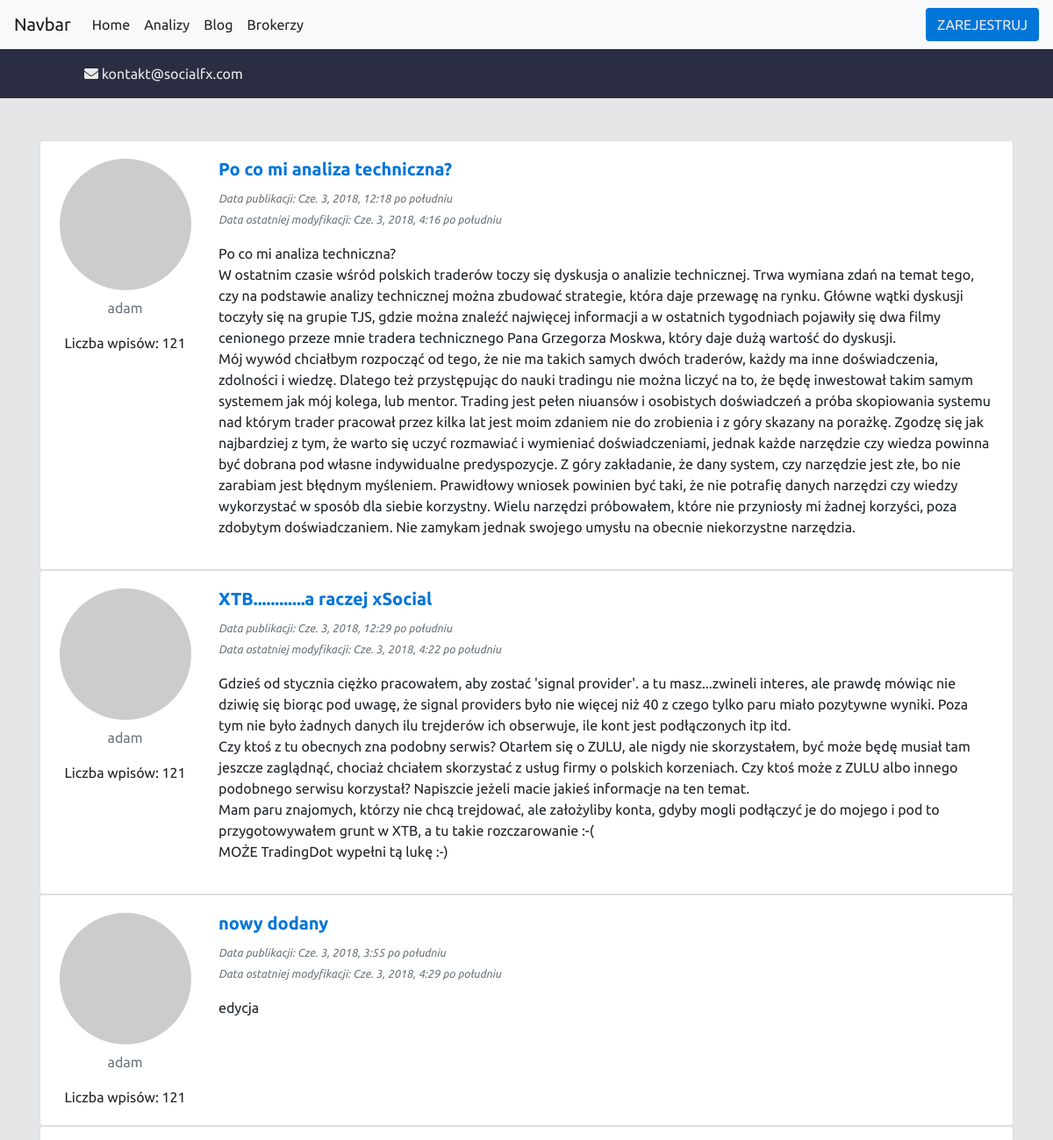
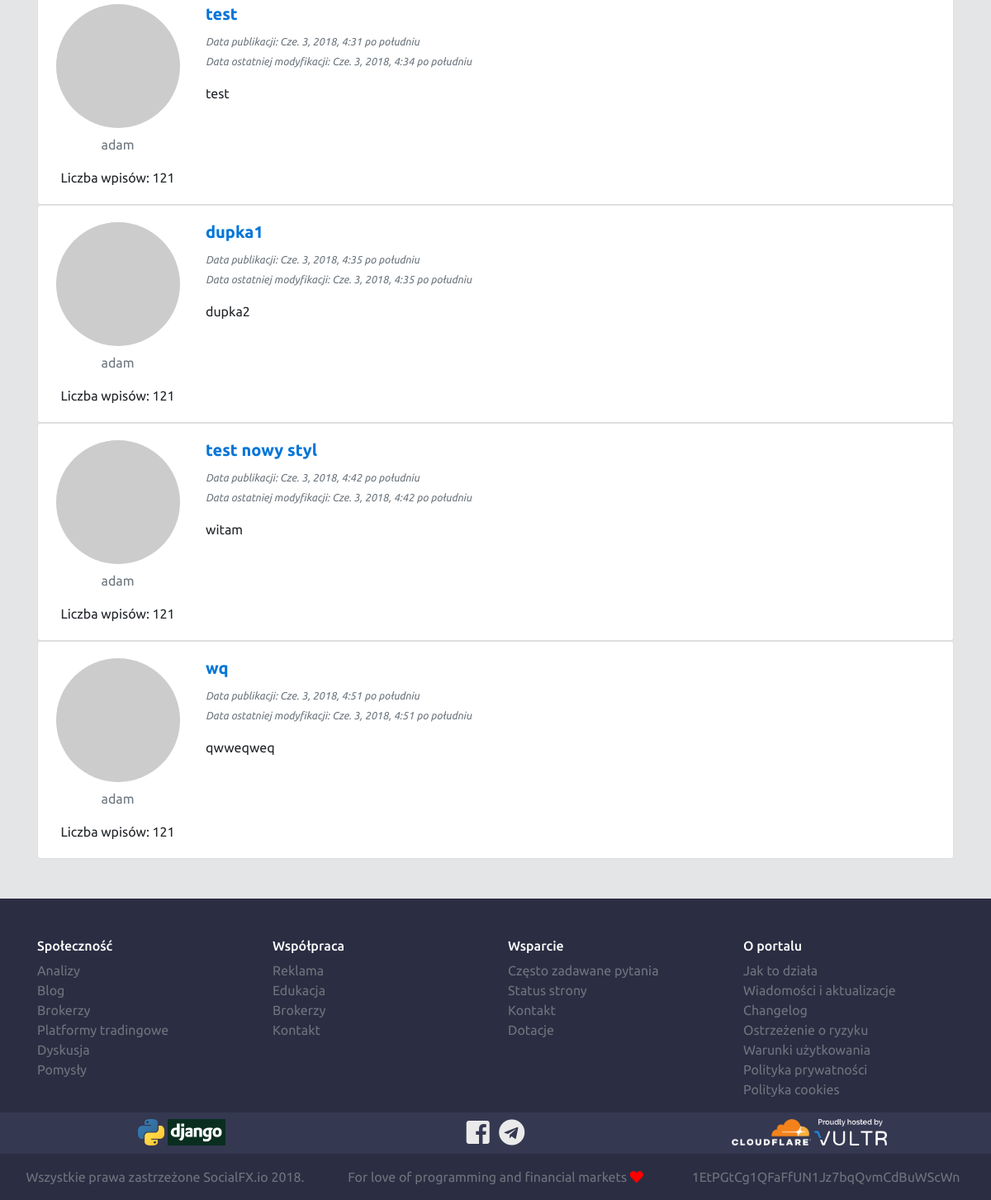
Screenshot of /blog/ with the database file from the repository (2 pictures, top to bottom).
### blog/models.py (models this page shows, shortened)
class Post(models.Model):
    author = models.ForeignKey('auth.User', on_delete=models.CASCADE)
    title = models.CharField(max_length=200)
    text = models.TextField()
    created_date = models.DateTimeField(default=timezone.now)
    published_date = models.DateTimeField(default=timezone.now)

### blog/views.py (the view)
# urls.py: path('blog/', views.post_list, name='post_list'),
def post_list(request):
    posts = Post.objects.filter(published_date__lte=timezone.now()).order_by('published_date')
    return render(request, 'blog/post_list.html', {'posts': posts})

### templates/blog/post_list.html (shortened to what this page needs)
{% extends 'base.html' %}
{% load static %}
{% block content %}
    <section class="blog-background pt-5 pb-5">
        <div class="container">
            {% for post in posts %}
                <div class="card">
                    <div class="card-body">
                        <div class="row">
                            <div class="col-lg-2 col-xs-12 text-center">
                                <img src="https://via.placeholder.com/150x150" class="rounded-circle" alt="Avatar">
                                <p class="pt-2 text-muted text-center">{{ post.author }}</p>
                                <span class="">Liczba wpisów: 121</span>
                            </div>
                            <div class="col-lg-10 col-xs-12">
                                <h5 class="font-weight-bold"><a href="{% url 'post_detail' pk=post.pk %}">{{ post.title }}</a></h5>
                                <span class="text-muted font-weight-light font-italic"><small>Data publikacji: {{ post.created_date }}</small></span>
                                <p class="text-muted font-weight-light font-italic"><small>Data ostatniej modyfikacji: {{ post.published_date }}</small></p>
                                <p class="">{{ post.text|linebreaksbr }}</p>
                            </div>
                        </div>
                    </div>
                </div>
            {% endfor %}
        </div>
    </section>
{% endblock %}

### templates/base.html (shortened to what this page needs)
{% load staticfiles %}
<!doctype html>
<html lang="en">
  <head>
    <link rel="stylesheet" href="https://stackpath.bootstrapcdn.com/bootstrap/4.1.0/css/bootstrap.min.css">
    <link rel="stylesheet" href="{% static 'css/theme.css' %}">
    <link rel="stylesheet" href="https://use.fontawesome.com/releases/v5.0.13/css/all.css">
  </head>
  <body>
  {% include 'home/elements/navbar.html' %}
  {% include 'home/elements/bar.html' %}
    {% block content %}{% endblock %}
  {% include 'home/elements/footer.html' %}
  </body>
</html>

### templates/home/elements/navbar.html (shortened to what this page needs)
{% load static %}
<nav class="navbar navbar-expand-lg navbar-light bg-light sticky-top">
  <a class="navbar-brand" href="/">Navbar</a>
  <div class="collapse navbar-collapse" id="navbarSupportedContent">
    <ul class="navbar-nav mr-auto hover-menu">
      <li class="nav-item">
        <a class="nav-link" href="/">Home</a>
      </li>
      <li class="nav-item">
        <a class="nav-link" href="{% url 'analizy_list' %}">Analizy</a>
      </li>
      <li class="nav-item">
        <a class="nav-link" href="{% url 'post_list' %}">Blog</a>
      </li>
      <li class="nav-item">
        <a class="nav-link" href="/brokers">Brokerzy</a>
      </li>
    </ul>
    <form class="form-inline my-2 my-lg-0">
      <button class="btn btn-system my-2 my-sm-0" type="submit">Zarejestruj</button>
    </form>
  </div>
</nav>

### templates/home/elements/bar.html
{% load static %}
<section class="bar-welcome">
    <div class="container-fluid pt-3">
        <div class="row">
            <div class="col pl-5 ml-5">
                <p><i class="fas fa-envelope"></i> kontakt@socialfx.com</p>
            </div>
        </div>
    </div>
</section>

### templates/home/elements/footer.html
{% load static %}
<section class="bg-footer pt-5">
<div class="container">
    <div class="row">
        <div class="col">
            <ul class="list-unstyled">
                <h6 class="text-white">Społeczność</h6>
                <li><a href="{% url 'analizy_list' %}" class="text-muted">Analizy</a></li>
                <li><a href="{% url 'post_list' %}" class="text-muted">Blog</a></li>
                <li><a href="{% url 'brokers_list' %}" class="text-muted">Brokerzy</a></li>
                <li><a href="{% url 'brokers_list' %}" class="text-muted">Platformy tradingowe</a></li>
                <li><a href="{% url 'brokers_list' %}" class="text-muted">Dyskusja</a></li>
                <li><a href="{% url 'brokers_list' %}" class="text-muted">Pomysły</a></li>
            </ul>
        </div>
        <div class="col">
            <ul class="list-unstyled">
                <h6 class="text-white">Współpraca</h6>
                <li><a href="{% url 'faq' %}" class="text-muted">Reklama</a></li>
                <li><a href="{% url 'post_list' %}" class="text-muted">Edukacja</a></li>
                <li><a href="{% url 'brokers_list' %}" class="text-muted">Brokerzy</a></li>
                <li><a href="{% url 'brokers_list' %}" class="text-muted">Kontakt</a></li>
            </ul>
        </div>
        <div class="col">
            <ul class="list-unstyled">
                <h6 class="text-white">Wsparcie</h6>
                <li><a href="{% url 'faq' %}" class="text-muted">Często zadawane pytania</a></li>
                <li><a href="{% url 'post_list' %}" class="text-muted">Status strony</a></li>
                <li><a href="{% url 'brokers_list' %}" class="text-muted">Kontakt</a></li>
                <li><a href="{% url 'brokers_list' %}" class="text-muted">Dotacje</a></li>
            </ul>
        </div>
        <div class="col">
            <ul class="list-unstyled">
                <h6 class="text-white">O portalu</h6>
                <li><a href="{% url 'faq' %}" class="text-muted">Jak to działa</a></li>
                <li><a href="{% url 'faq' %}" class="text-muted">Wiadomości i aktualizacje</a></li>
                <li><a href="{% url 'faq' %}" class="text-muted">Changelog</a></li>
                <li><a href="{% url 'faq' %}" class="text-muted">Ostrzeżenie o ryzyku</a></li>
                <li><a href="{% url 'post_list' %}" class="text-muted">Warunki użytkowania</a></li>
                <li><a href="{% url 'brokers_list' %}" class="text-muted">Polityka prywatności</a></li>
                <li><a href="{% url 'brokers_list' %}" class="text-muted">Polityka cookies</a></li>
            </ul>
        </div>
    </div>
</div>
</section>
<section class="dark-bg-footer pt-2 pb-2">
    <div class="container text-center">
        <div class="row">
            <div class="col">
                <img src="{% static 'img/python.png' %}" class="img-fluid" style="height: 2rem;">
                <img src="{% static 'img/django.png' %}" class="img-fluid" style="height: 2rem;">
            </div>
            <div class="col">
                <a href="" class="color-2 mr-2"><i class="fab fa-facebook-square fa-2x"></i></a>
                <a href="" class="color-2"><i class="fab fa-telegram fa-2x"></i></a>
            </div>
            <div class="col">
                <img src="{% static 'img/cloudflare.png' %}" class="img-fluid" style="height: 2rem;">
                <img src="{% static 'img/badge_ondark.png' %}" class="img-fluid" style="height: 2rem;">
            </div>
        </div>
    </div>
</section>
<section class="bg-footer pt-3">
    <div class="container-fluid text-center">
        <div class="row">
            <div class="col">
                <p class="text-muted">Wszystkie prawa zastrzeżone SocialFX.io 2018.</p>
            </div>
            <div class="col">
                <p class="text-muted">For love of programming and financial markets <i class="fas fa-heart" style="color: red;"></i></p>
            </div>
            <div class="col">
                <a href="bitcoin:1EtPGtCg1QFaFfUN1Jz7bqQvmCdBuWScWn" class="text-muted">1EtPGtCg1QFaFfUN1Jz7bqQvmCdBuWScWn</a>
            </div>
        </div>
    </div>
</section>

### static/css/theme.css (style rules this page uses)
.color-2 { color:#eaeaea }
body { font-family:'Ubuntu',sans-serif }
.btn-system { background-color:#0275d8;color:#eaeaea;text-transform:uppercase }
.navbar-light .navbar-nav .nav-link { color:#242529 }
.bar-welcome { background-color:#2b2d42;color:#eaeaea }
.blog-background { background:#e4e5e6 }
a { color:#0275d8 }
.bg-footer { background-color:#2b2d42 }
.dark-bg-footer { background-color:#353851 }

### rows the page displays
Post: author "adam", title "Po co mi analiza techniczna?", created_date "Cze. 3, 2018, 12:18 po południu", published_date "Cze. 3, 2018, 4:16 po południu", text "Po co mi analiza techniczna? W ostatnim czasie wśród polskich traderów toczy się dyskusja o analizie technicznej. Trwa wymiana zdań na temat tego, czy na podstawie analizy technicznej można zbudować strategie, która daje przewagę na rynku. Główne wątki dyskusji toczyły się na grupie TJS, gdzie można znaleźć najwięcej informacji a w ostatnich tygodniach pojawiły się dwa filmy cenionego przeze mnie tradera technicznego Pana Grzegorza Moskwa, który daje dużą wartość do dyskusji. Mój wywód chciałbym rozpocząć od tego, że nie ma takich samych dwóch traderów, każdy ma inne doświadczenia, zdolności i wiedzę. Dlatego też przystępując do nauki tradingu nie można liczyć na to, że będę inwestował…"
Post: author "adam", title "XTB............a raczej xSocial", created_date "Cze. 3, 2018, 12:29 po południu", published_date "Cze. 3, 2018, 4:22 po południu", text "Gdzieś od stycznia ciężko pracowałem, aby zostać 'signal provider'. a tu masz...zwineli interes, ale prawdę mówiąc nie dziwię się biorąc pod uwagę, że signal providers było nie więcej niż 40 z czego tylko paru miało pozytywne wyniki. Poza tym nie było żadnych danych ilu trejderów ich obserwuje, ile kont jest podłączonych itp itd. Czy ktoś z tu obecnych zna podobny serwis? Otarłem się o ZULU, ale nigdy nie skorzystałem, być może będę musiał tam jeszcze zaglądnąć, chociaż chciałem skorzystać z usług firmy o polskich korzeniach. Czy ktoś może z ZULU albo innego podobnego serwisu korzystał? Napiszcie jeżeli macie jakieś informacje na ten temat. Mam paru znajomych, którzy nie chcą trejdować, ale…"
Post: author "adam", title "nowy dodany", created_date "Cze. 3, 2018, 3:55 po południu", published_date "Cze. 3, 2018, 4:29 po południu", text "edycja"
Post: author "adam", title "test", created_date "Cze. 3, 2018, 4:31 po południu", published_date "Cze. 3, 2018, 4:34 po południu", text "test"
Post: author "adam", title "dupka1", created_date "Cze. 3, 2018, 4:35 po południu", published_date "Cze. 3, 2018, 4:35 po południu", text "dupka2"
Post: author "adam", title "test nowy styl", created_date "Cze. 3, 2018, 4:42 po południu", published_date "Cze. 3, 2018, 4:42 po południu", text "witam"
Post: author "adam", title "wq", created_date "Cze. 3, 2018, 4:51 po południu", published_date "Cze. 3, 2018, 4:51 po południu", text "qwweqweq"
